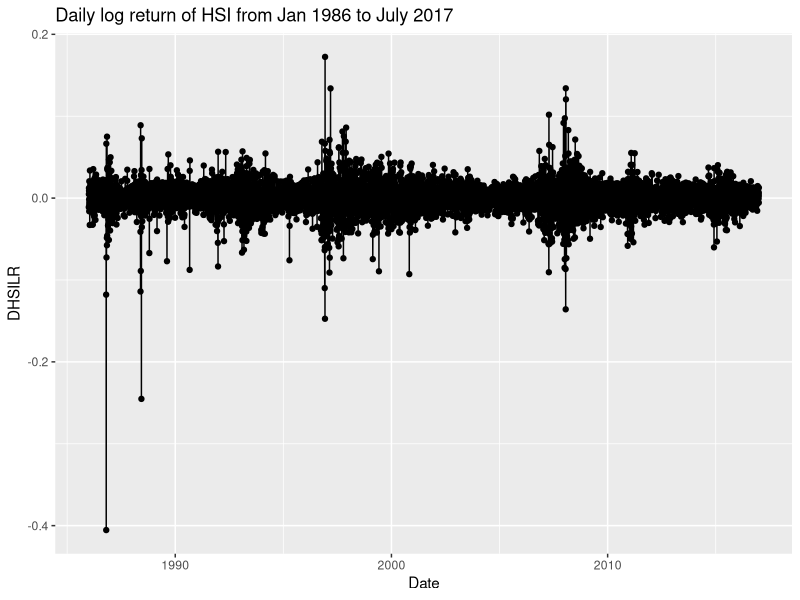
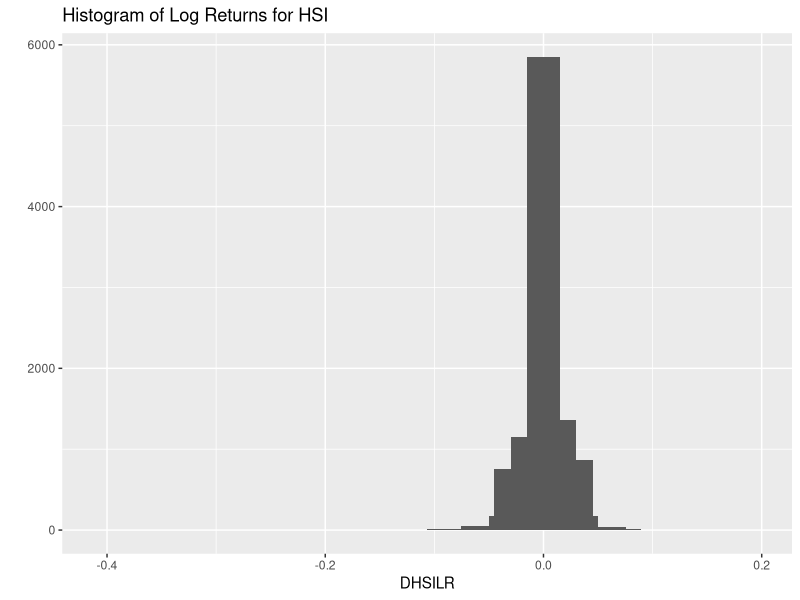
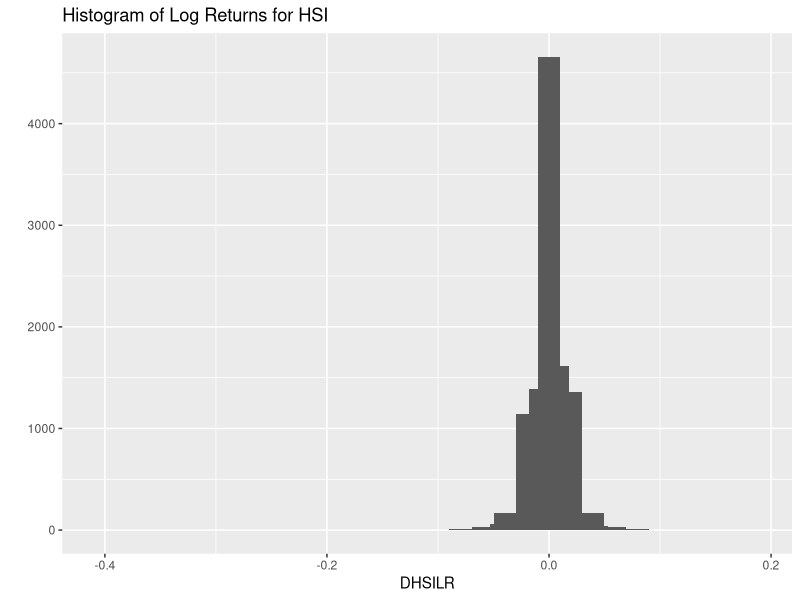
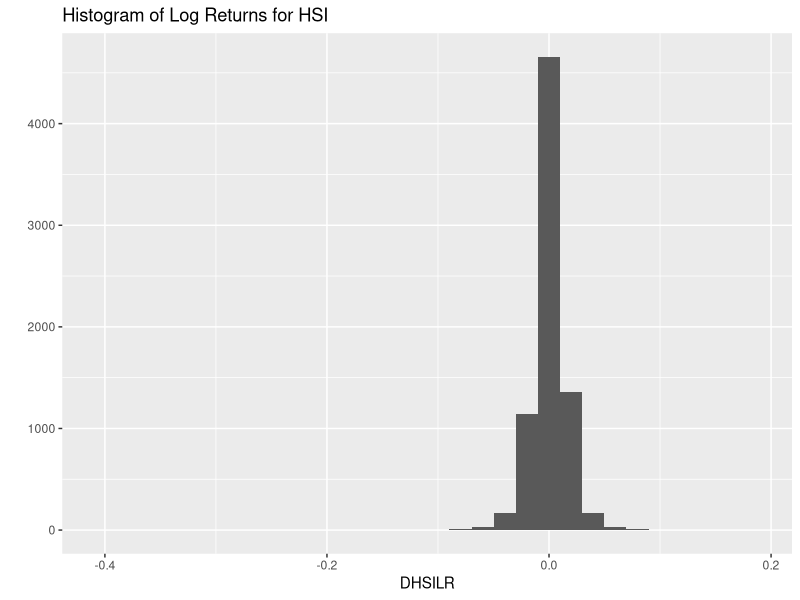
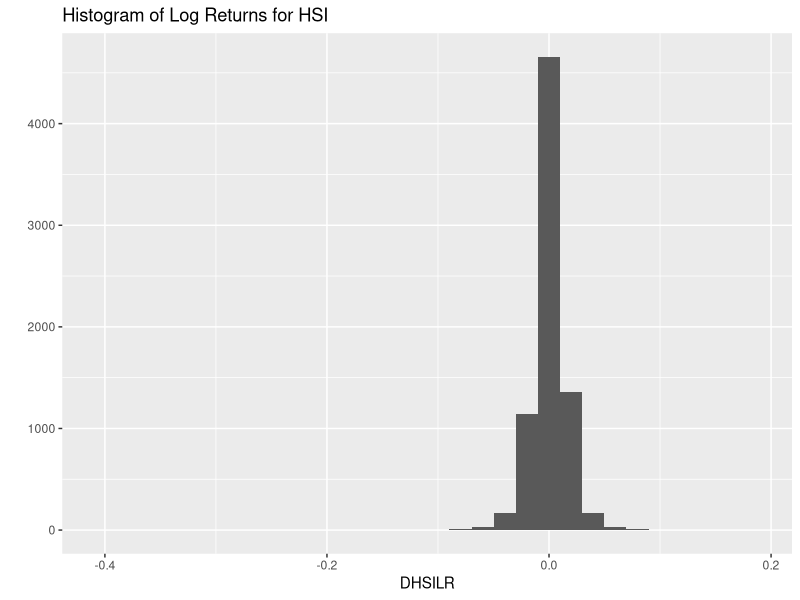
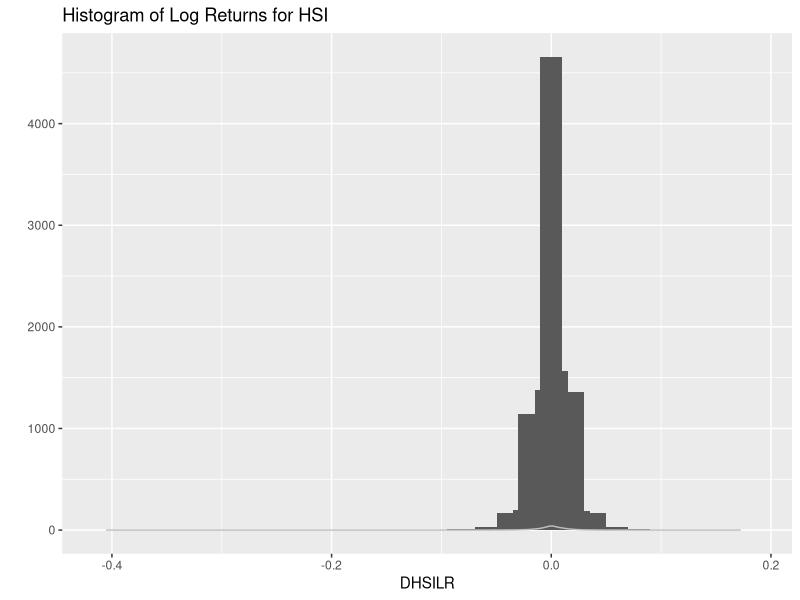

Source code (R) for these figures, in order:
getwd()   #first check the directory
list.files()

library(ggplot2)

# Creating a name for the table
HSENG <- read.table(file = "DHSI.csv", header = T, sep = ",")

# Generating descriptive stats first
attach(HSENG); summary(HSENG); names(HSENG)

# Setting the variables and extracting columns
HSI <- rev(HSENG$Close)
HSI_Time <- seq(from=1986, to=2017, length.out = length(HSI))

# Computing Log Returns
DHSILR <- diff(log(HSI))

# 1. Plotting the log returns of HSI
qplot(HSI_Time[0:length(DHSILR)], DHSILR,xlab ="Date",main="Daily log return of HSI from Jan 1986 to July 2017") + geom_line()

# 2. Plotting Histogram
qplot(DHSILR, main = "Histogram of Log Returns for HSI") + geom_histogram(bins = 20)
qplot(DHSILR, main = "Histogram of Log Returns for HSI") + geom_histogram(bins = 50)
qplot(DHSILR, main = "Histogram of Log Returns for HSI") + geom_histogram(bins = 500)
qplot(DHSILR, main = "Histogram of Log Returns for HSI") + geom_histogram(bins = 5000)

# 3. Histogram with superimposed normal curve
qplot(DHSILR, main = "Histogram of Log Returns for HSI") + geom_histogram(bins = 100, binwidth=0.01)+geom_density(aes(DHSILR), color="gray", na.rm = TRUE)

